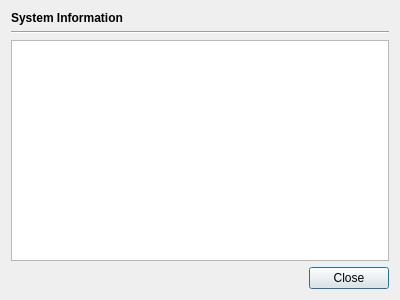
<?xml version="1.0" encoding="UTF-8"?>
<ui version="4.0">
 <class>SysInfoDialog</class>
 <widget class="QDialog" name="SysInfoDialog">
  <property name="geometry">
   <rect>
    <x>0</x>
    <y>0</y>
    <width>400</width>
    <height>300</height>
   </rect>
  </property>
  <property name="windowTitle">
   <string>Dialog</string>
  </property>
  <layout class="QVBoxLayout" name="verticalLayout">
   <item>
    <widget class="QLabel" name="label">
     <property name="font">
      <font>
       <bold>true</bold>
      </font>
     </property>
     <property name="text">
      <string>System Information</string>
     </property>
    </widget>
   </item>
   <item>
    <widget class="Line" name="line">
     <property name="orientation">
      <enum>Qt::Horizontal</enum>
     </property>
    </widget>
   </item>
   <item>
    <widget class="QTextBrowser" name="textBrowser">
     <property name="font">
      <font>
       <family>FreeMono</family>
      </font>
     </property>
    </widget>
   </item>
   <item>
    <widget class="QDialogButtonBox" name="buttonBox">
     <property name="orientation">
      <enum>Qt::Horizontal</enum>
     </property>
     <property name="standardButtons">
      <set>QDialogButtonBox::Close</set>
     </property>
    </widget>
   </item>
  </layout>
 </widget>
 <resources/>
 <connections>
  <connection>
   <sender>buttonBox</sender>
   <signal>accepted()</signal>
   <receiver>SysInfoDialog</receiver>
   <slot>accept()</slot>
   <hints>
    <hint type="sourcelabel">
     <x>248</x>
     <y>254</y>
    </hint>
    <hint type="destinationlabel">
     <x>157</x>
     <y>274</y>
    </hint>
   </hints>
  </connection>
  <connection>
   <sender>buttonBox</sender>
   <signal>rejected()</signal>
   <receiver>SysInfoDialog</receiver>
   <slot>reject()</slot>
   <hints>
    <hint type="sourcelabel">
     <x>316</x>
     <y>260</y>
    </hint>
    <hint type="destinationlabel">
     <x>286</x>
     <y>274</y>
    </hint>
   </hints>
  </connection>
 </connections>
</ui>
